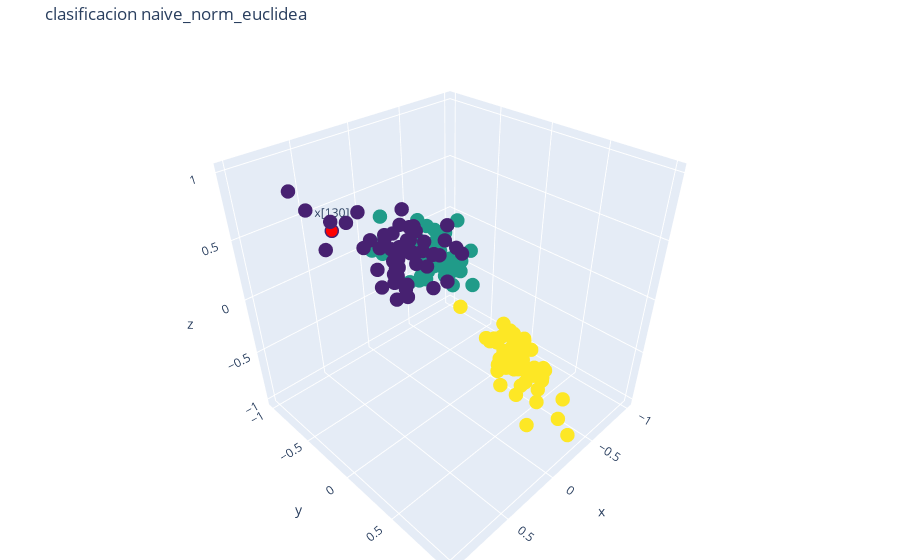

Here is the notebook cell this chart was saved with:
### Code cell
# fully naive
n_groups=3
x_ref=130
cluster_pipeline(X, D[norma_i], naive, results_path, fig_path, 
                plot_dims, 'naive_norm_%s'%normas[norma_i], n_groups=n_groups, x_ref=x_ref)
